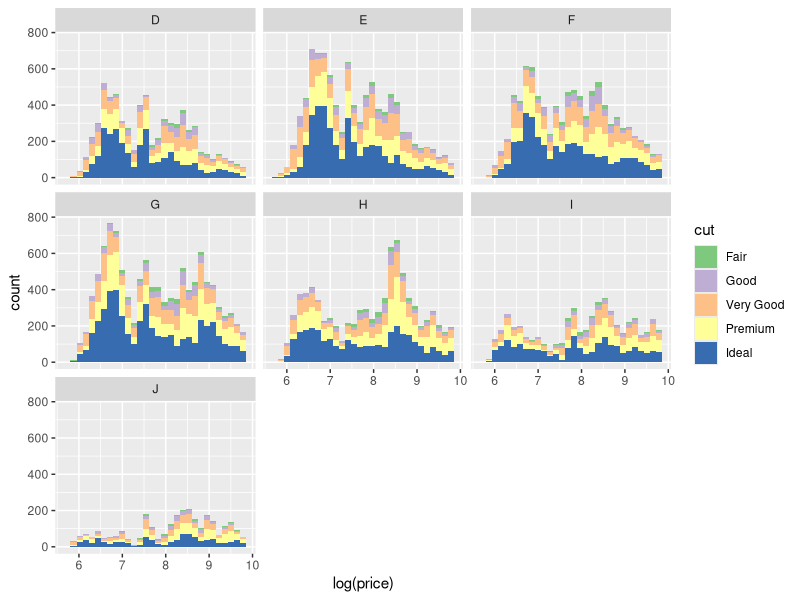
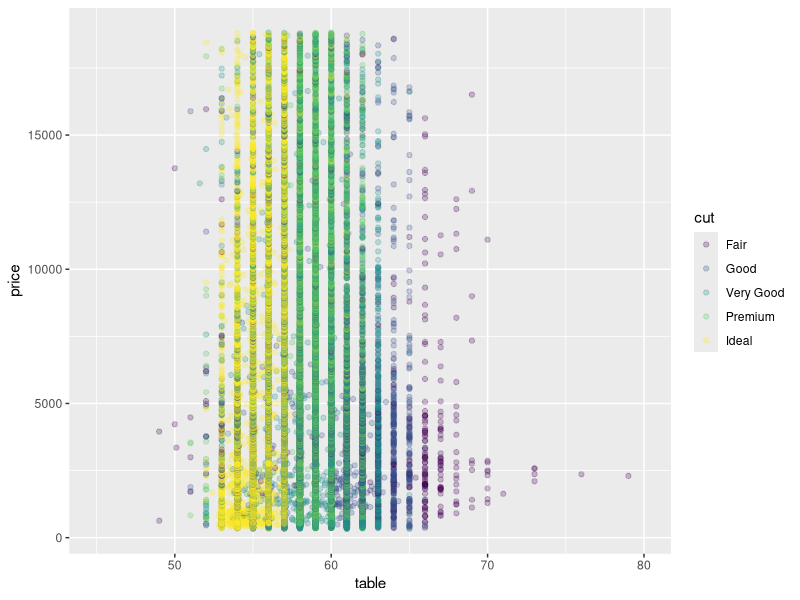
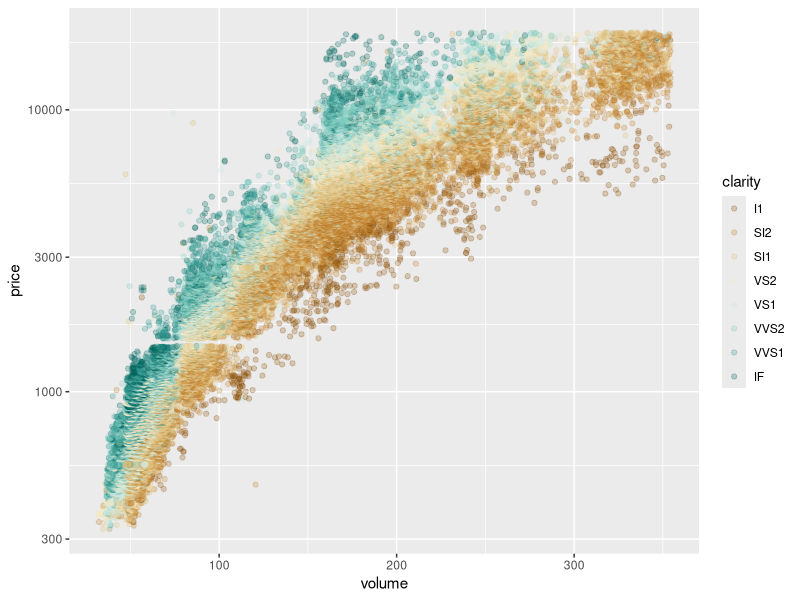

These charts were generated, in order, by the following R code: (Note: this script raises an error after producing the figures.)
## ---- chunk 1
library(ggplot2)
library(dplyr)
data("diamonds")
names(diamonds)
## ---- chunk 2
ggplot(aes(x = log(price)), data = diamonds) +
  geom_histogram(aes(fill = cut)) +
  facet_wrap(~color) +
  scale_fill_brewer(type = 'qual')
## ---- chunk 3
ggplot(aes(x = table, y = price), data = diamonds) +
  geom_point(aes(color = cut), alpha = 0.25) +
  xlim(c(45, 80)) +
  scale_fill_brewer(type = 'qual')
## ---- chunk 4
data("diamonds")
diamonds <- mutate(diamonds, volume = x * y * z)

ggplot(aes(x = volume, y = price), 
  data = subset(diamonds, diamonds$volume < quantile(diamonds$volume, 0.99) & diamonds$volume > 0)) +
  geom_point(aes(color = clarity), alpha = 0.25) +
  scale_y_log10() +
  scale_color_brewer(type = 'div')
## ---- chunk 5
pf <- transform(pf, prop_initiated = friendships_initiated/friend_count)
library(tidyr)
pf$year_joined <- floor(2014 - (pf$tenure/365))
pf$year_joined.bucket <- cut(pf$year_joined,c(2004, 2009, 2011, 2012, 2014))

ggplot(aes(y = prop_initiated, x = 90 *round(tenure/90)), 
  data = subset(pf, !is.na(prop_initiated) )) +
  geom_line(aes(color = year_joined.bucket), fun.y = "median", stat = "summary") +
  #geom_smooth(aes(color = year_joined.bucket)) +
  scale_color_brewer(type = 'div')

by(pf$prop_initiated, pf$year_joined.bucket, summary)
## ---- chunk 6
ggplot(aes(x = cut, y = price/carat), data = diamonds ) +
  geom_jitter(aes(color = color)) +
  facet_wrap(~ clarity) +
  scale_color_brewer(type = 'div')
